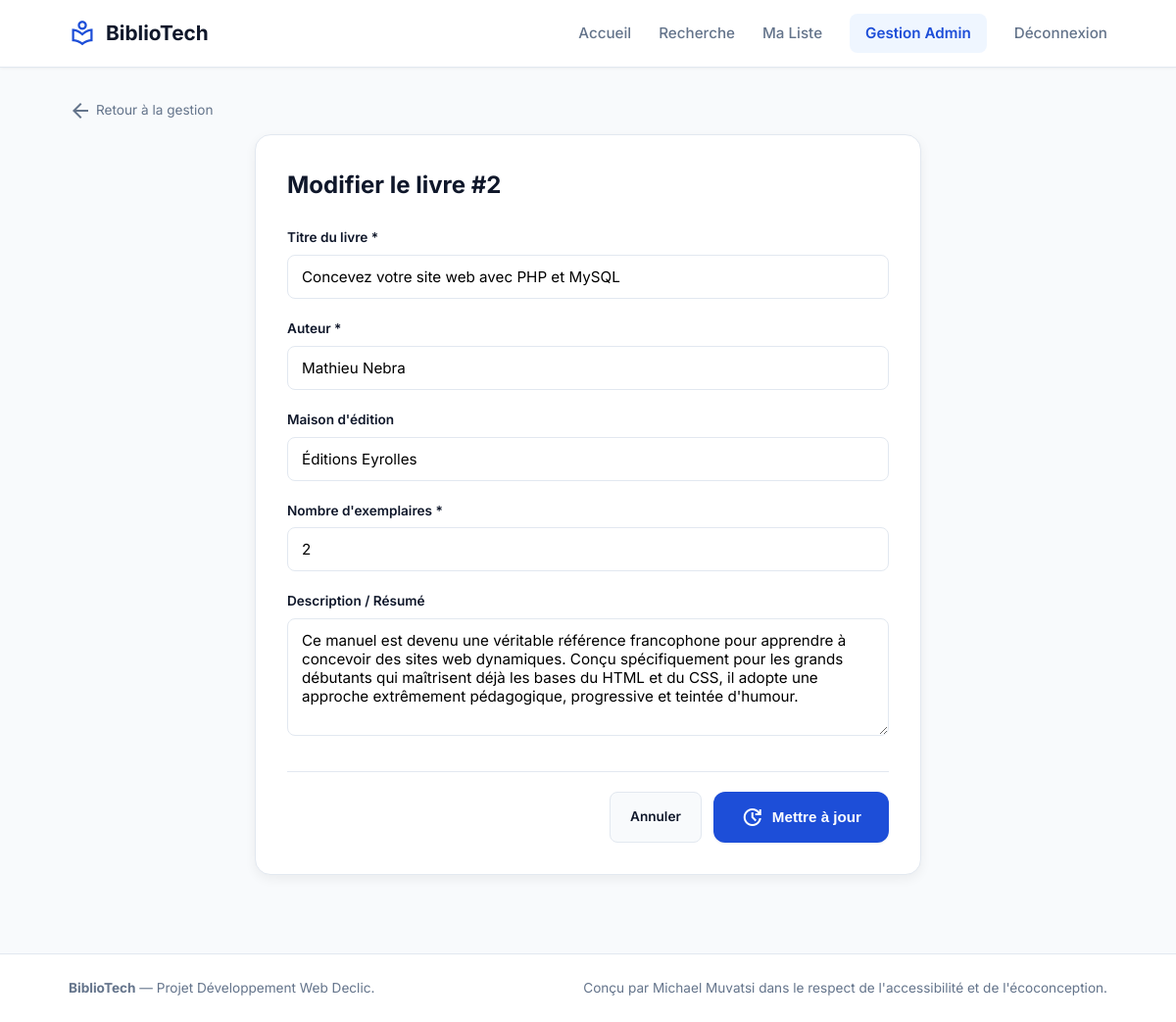
The page /admin/modifier.php?id=2 (signed in) on the database its author committed.
### tables this page shows
CREATE TABLE `livres` (
  `id` int NOT NULL,
  `titre` varchar(100) NOT NULL,
  `auteur` varchar(100) NOT NULL,
  `description` text,
  `maison_edition` varchar(100) DEFAULT NULL,
  `nombre_exemplaire` int DEFAULT '1'
);

### admin/modifier.php (the view, shortened to what this page needs)
<?php
require_once '../includes/db.php';
require_once '../includes/header.php';
$id = isset($_GET['id']) ? (int)$_GET['id'] : 0;
try {
    $stmt = $pdo->prepare("SELECT * FROM Livres WHERE id = :id");
    $stmt->execute([':id' => $id]);
    $livre = $stmt->fetch(PDO::FETCH_ASSOC);
} catch (PDOException $e) {
    header("Location: index.php");
    exit;
}
?>
<main class="main-content">
    <div class="container">
        <a href="index.php" class="back-link">
            <span class="material-symbols-outlined">arrow_back</span>
            <span>Retour à la gestion</span>
        </a>
        <div class="form-card">
            <h1 style="font-size: 1.5rem; font-weight: 700; margin-bottom: 24px;">Modifier le livre #<?= (int)$livre['id'] ?></h1>
            <form method="POST" action="modifier.php?id=<?= $livre['id'] ?>">
                <div class="form-group">
                    <label class="form-label">Titre du livre *</label>
                    <input type="text" name="titre" value="<?= htmlspecialchars($livre['titre']) ?>" required class="form-control">
                </div>
                <div class="form-group">
                    <label class="form-label">Auteur *</label>
                    <input type="text" name="auteur" value="<?= htmlspecialchars($livre['auteur']) ?>" required class="form-control">
                </div>
                <div class="form-group">
                    <label class="form-label">Maison d'édition</label>
                    <input type="text" name="maison_edition" value="<?= htmlspecialchars($livre['maison_edition'] ?? '') ?>" class="form-control">
                </div>
                <div class="form-group">
                    <label class="form-label">Nombre d'exemplaires *</label>
                    <input type="number" name="nombre_exemplaire" min="0" value="<?= (int)$livre['nombre_exemplaire'] ?>" required class="form-control">
                </div>
                <div class="form-group">
                    <label class="form-label">Description / Résumé</label>
                    <textarea name="description" class="form-control"><?= htmlspecialchars($livre['description'] ?? '') ?></textarea>
                </div>
                <div class="form-actions">
                    <a href="index.php" class="btn-secondary" style="width: auto; padding: 12px 20px;">Annuler</a>
                    <button type="submit" class="btn-primary">
                        <span class="material-symbols-outlined">update</span>
                        <span>Mettre à jour</span>
                    </button>
                </div>
            </form>
        </div>
    </div>
</main>
<?php require_once '../includes/footer.php'; ?>

### css/style.css (style rules this page uses)
:root { --primary: #1d4ed8; --primary-hover: #1e40af; --primary-light: #eff6ff; --primary-soft: #dbeafe; --bg-main: #f8fafc; --card-bg: #ffffff; --text-dark: #0f172a; --text-muted: #64748b; --border-color: #e2e8f0; --shadow-sm: 0 1px 3px rgba(0,0,0,0.05); --shadow-md: 0 4px 12px rgba(0,0,0,0.06); --radius-sm: 8px; --radius-md: 12px; --radius-lg: 16px; --font-family: 'Inter', -apple-system, BlinkMacSystemFont, 'Segoe UI', Roboto, sans-serif; }
* { margin: 0; padding: 0; box-sizing: border-box; }
body { font-family: var(--font-family); background-color: var(--bg-main); color: var(--text-dark); line-height: 1.6; min-height: 100vh; display: flex; flex-direction: column; }
a { color: inherit; text-decoration: none; }
.container { width: 100%; max-width: 1100px; margin: 0 auto; padding: 0 20px; }
.main-content { flex: 1; padding-top: 32px; padding-bottom: 80px; }
.btn-primary { background-color: var(--primary); color: white; border: none; padding: 14px 28px; border-radius: var(--radius-md); font-weight: 600; font-size: 0.95rem; cursor: pointer; display: inline-flex; align-items: center; gap: 8px; transition: background-color 0.2s; box-shadow: var(--shadow-sm); }
.btn-secondary { display: inline-flex; align-items: center; justify-content: center; gap: 6px; width: 100%; background-color: var(--bg-main); color: var(--text-dark); border: 1px solid var(--border-color); padding: 10px 0; border-radius: var(--radius-sm); font-size: 0.85rem; font-weight: 600; transition: all 0.2s; }
.form-card { background-color: var(--card-bg); border: 1px solid var(--border-color); border-radius: var(--radius-lg); padding: 32px; box-shadow: var(--shadow-md); max-width: 680px; margin: 0 auto; }
.form-group { margin-bottom: 20px; }
.form-label { display: block; font-size: 0.85rem; font-weight: 600; color: var(--text-dark); margin-bottom: 6px; }
.form-control { width: 100%; padding: 12px 14px; border: 1px solid var(--border-color); border-radius: var(--radius-sm); font-size: 0.95rem; font-family: inherit; outline: none; transition: border-color 0.2s; }
textarea.form-control { min-height: 120px; resize: vertical; }
.form-actions { display: flex; justify-content: flex-end; gap: 12px; margin-top: 28px; padding-top: 20px; border-top: 1px solid var(--border-color); }
.back-link { display: inline-flex; align-items: center; gap: 4px; font-size: 0.85rem; color: var(--text-muted); margin-bottom: 12px; }

### rows shown on the page
livres: id "2", titre "Concevez votre site web avec PHP et MySQL", auteur "Mathieu Nebra", maison_edition "Éditions Eyrolles", nombre_exemplaire "2", description "Ce manuel est devenu une véritable référence francophone pour apprendre à concevoir des sites web dynamiques. Conçu spécifiquement pour les grands débutants qui maîtrisent déjà les bases du HTML et du CSS, il adopte une approche extrêmement pédagogique, progressive et teintée d'humour."
